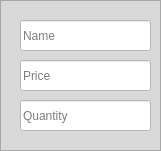
    <widget class="QFrame" name="frame_8">
     <property name="geometry">
      <rect>
       <x>780</x>
       <y>120</y>
       <width>161</width>
       <height>151</height>
      </rect>
     </property>
     <property name="styleSheet">
      <string notr="true">background-color: rgb(217, 217, 217);</string>
     </property>
     <property name="frameShape">
      <enum>QFrame::StyledPanel</enum>
     </property>
     <property name="frameShadow">
      <enum>QFrame::Raised</enum>
     </property>
     <widget class="QLineEdit" name="lineEdit_3">
      <property name="geometry">
       <rect>
        <x>20</x>
        <y>20</y>
        <width>131</width>
        <height>31</height>
       </rect>
      </property>
      <property name="styleSheet">
       <string notr="true">background-color: rgb(255, 255, 255);</string>
      </property>
      <property name="placeholderText">
       <string>Name</string>
      </property>
     </widget>
     <widget class="QLineEdit" name="lineEdit_5">
      <property name="geometry">
       <rect>
        <x>20</x>
        <y>60</y>
        <width>131</width>
        <height>31</height>
       </rect>
      </property>
      <property name="styleSheet">
       <string notr="true">background-color: rgb(255, 255, 255);</string>
      </property>
      <property name="placeholderText">
       <string>Price</string>
      </property>
     </widget>
     <widget class="QLineEdit" name="lineEdit_6">
      <property name="geometry">
       <rect>
        <x>20</x>
        <y>100</y>
        <width>131</width>
        <height>31</height>
       </rect>
      </property>
      <property name="styleSheet">
       <string notr="true">background-color: rgb(255, 255, 255);</string>
      </property>
      <property name="placeholderText">
       <string>Quantity</string>
      </property>
     </widget>
    </widget>
